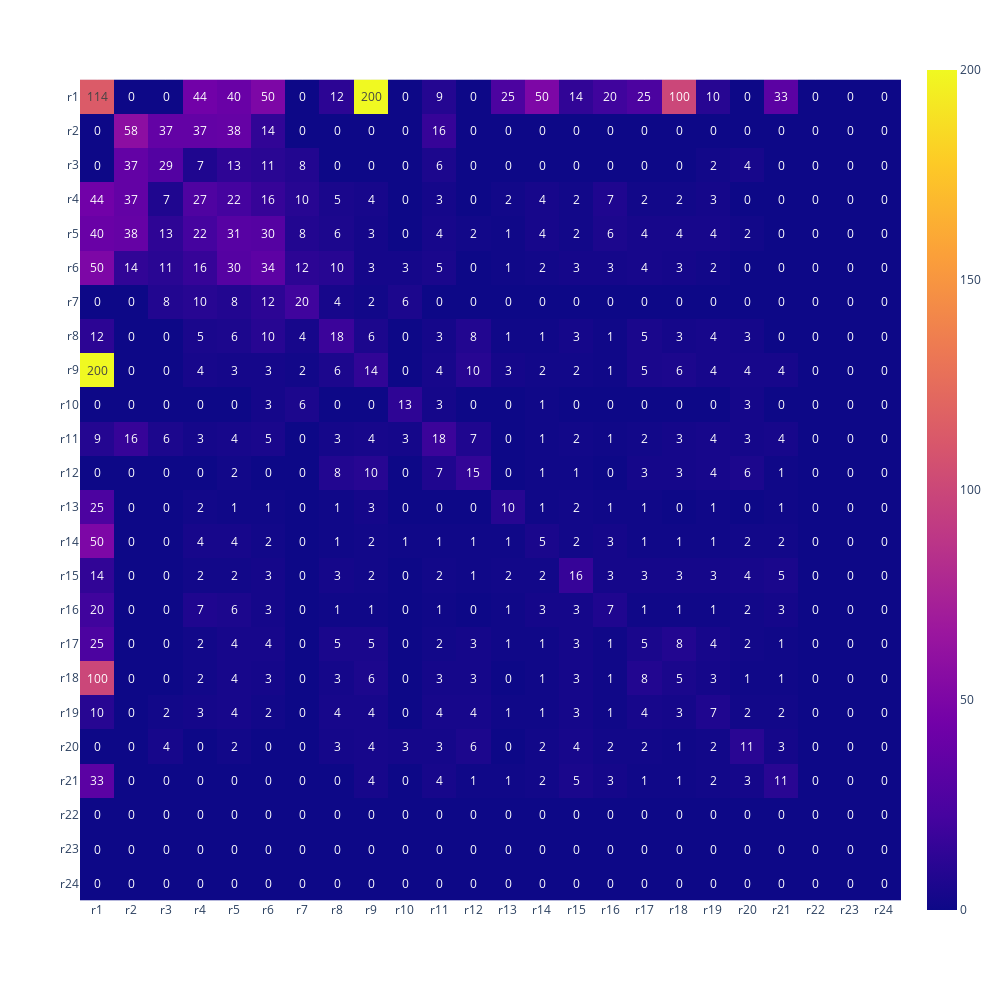

Source (notebook cell):
### Code cell
perc_ratio = pd.DataFrame(columns=range(24), index=range(24))
for i in range(24):
    for j in range(24):
        k, b = pre_ratio.iloc[i,j]
        perc_ratio.iloc[i,j] = k/b

perc_ratio.columns, perc_ratio.index = list(map(lambda x: f'r{x}', list(range(1,25)))), list(map(lambda x: f'r{x}', list(range(1,25))))
query_perc_ratio=(perc_ratio).astype(float) * 100

px.imshow(query_perc_ratio.astype(int), text_auto=True, width=1000, height=1000)

### Figure 1 — Plotly figure (JSON) as saved in the notebook; plotly's stock layout.template omitted (floating-point values rounded to 4 significant figures; data arrays with more than 128 entries replaced by an {"elided": "..."} marker saying what was removed)
{"data": [{"coloraxis": "coloraxis", "hovertemplate": "x: %{x}<br>y: %{y}<br>color: %{z}<extra></extra>", "name": "0", "texttemplate": "%{z}", "type": "heatmap", "x": ["r1", "r2", "r3", "r4", "r5", "r6", "r7", "r8", "r9", "r10", "r11", "r12", "r13", "r14", "r15", "r16", "r17", "r18", "r19", "r20", "r21", "r22", "r23", "r24"], "xaxis": "x", "y": ["r1", "r2", "r3", "r4", "r5", "r6", "r7", "r8", "r9", "r10", "r11", "r12", "r13", "r14", "r15", "r16", "r17", "r18", "r19", "r20", "r21", "r22", "r23", "r24"], "yaxis": "y", "z": {"elided": "24x24 int values"}}], "layout": {"coloraxis": {"colorscale": [[0, "#0d0887"], [0.1111, "#46039f"], [0.2222, "#7201a8"], [0.3333, "#9c179e"], [0.4444, "#bd3786"], [0.5556, "#d8576b"], [0.6667, "#ed7953"], [0.7778, "#fb9f3a"], [0.8889, "#fdca26"], [1, "#f0f921"]]}, "height": 1000, "margin": {"t": 60}, "width": 1000, "xaxis": {"anchor": "y", "constrain": "domain", "domain": [0, 1], "scaleanchor": "y"}, "yaxis": {"anchor": "x", "autorange": "reversed", "constrain": "domain", "domain": [0, 1]}}}
